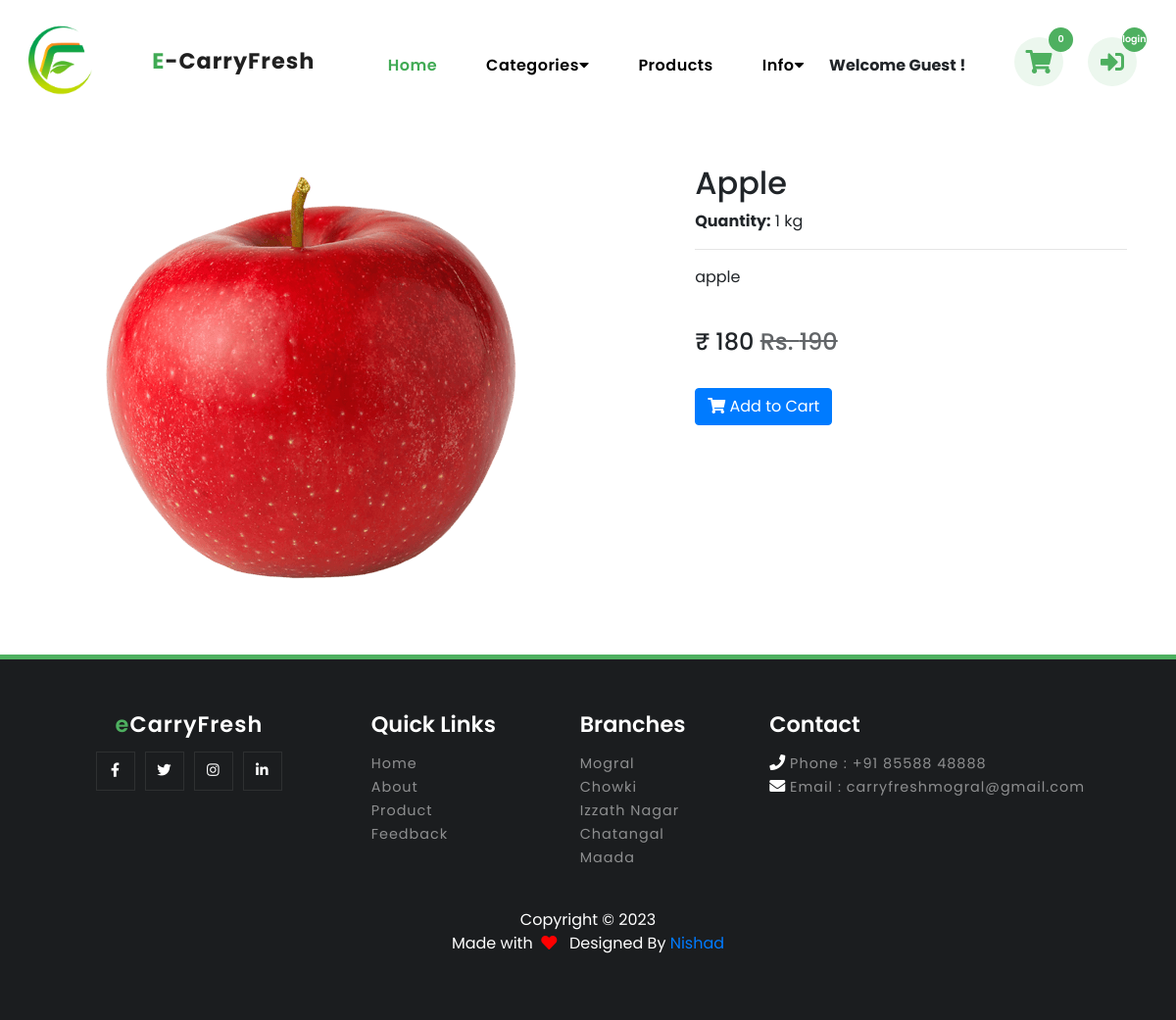
The page /all_products/fruits-vegetables/apple/ on the database its author committed.
### app/models/product.py (models this page shows, shortened)
class Product(models.Model):
    UNIT_CHOICES = (
        ('kg', 'Kilograms'),
        ('nos', 'Numbers'),
    )
    product_name = models.CharField(max_length=200, unique=True)
    slug = models.SlugField(max_length=200, unique=True)
    description = models.TextField(max_length=500, unique=True)
    price = models.IntegerField()
    images = models.ImageField(upload_to="photos/products")
    stock = models.IntegerField()
    is_available = models.BooleanField(default=True)
    unit = models.CharField(max_length=3, choices=UNIT_CHOICES, default='kg')
    category = models.ForeignKey(Category, on_delete=models.CASCADE)
    created_date = models.DateTimeField(auto_now_add=True)
    modified_date = models.DateTimeField(auto_now=True)

### app/views.py (the view)
# urls.py: path('all_products/<slug:category_slug>/<slug:product_slug>/', views.product_details, name='product_details'),
def product_details(request,category_slug,product_slug):
    try:
        single_product=Product.objects.get(category__slug=category_slug,slug=product_slug)
        in_cart=CartItem.objects.filter(cart__cart_id=_cart_id(request),product=single_product).exists()
    except Exception as e:
        raise e
    context={
        'single_product':single_product,
        'in_cart':in_cart,
    }
    return render(request,'app/product_details.html',context)

### app/context_processors.py (called while the page is built)
def menu_links(request):
    links=Category.objects.all()
    return dict(links=links)

### app/models/category.py (called while the page is built)
    def get_url(self):
        return reverse('app:product_by_category',args=[self.slug])

### carts/context_processors.py (called while the page is built)
def counter(request):
    cart_count = 0
    if 'admin' not in request.path:
        try:
            if request.user.is_authenticated:
                cart_items = CartItem.objects.filter(user=request.user)
            else:
                cart = Cart.objects.filter(cart_id=_cart_id(request)).first()
                if cart:
                    cart_items = CartItem.objects.filter(cart=cart)
                else:
                    cart_items = []
            for cart_item in cart_items:
                cart_count += cart_item.quantity
        except Cart.DoesNotExist:
            cart_count = 0
    return {'cart_count': cart_count}

### carts/views.py (called while the page is built)
def _cart_id(request):
    cart = request.session.session_key
    if not cart:
        cart = request.session.create()
    return cart

### app/templates/app/product_details.html (shortened to what this page needs)
{% extends "app/base.html" %}
{% load static %}
{% block content %}
<head>
    <link rel="stylesheet" href="https://maxcdn.bootstrapcdn.com/bootstrap/4.4.1/css/bootstrap.min.css">
</head>
<div class="container my-5 white-bg">
    <div class="row">
        <div class="col-sm-6 text-center align-self-center">
            <img src="{{single_product.images.url }}" alt="" class="img-fluid img-thumbnail">
        </div>
        <div class="col-sm-5 offset-sm-1">
            <h2>{{single_product.product_name}}</h2>
            <p><strong>Quantity:</strong> 1 {{single_product.unit}}</p>
            <hr>
            <p>{{single_product.description}}</p> <br>
            <h4>₹ {{single_product.price}} <span style="text-decoration: line-through; opacity: 0.7;">Rs. {{single_product.price|add:10}}</span></h4> <br>
            {% if single_product.stock == 0 %}
                <h5 style="color: red;">Out of Stock</h5>
            {% else %}
                {% if in_cart %}
                <a href="" class="btn btn-success">
                    <i class="fas fa-check"></i> Added to Cart</a>
                    <a href="{% url "cart" %}" class="btn btn-outline-primary">
                        <i class="fas fa-eye"></i> View Cart</a>
                {% else %}
                    <a href="{% url 'add_cart' single_product.id %}" class="btn btn-primary">
                            <i class="fas fa-shopping-cart"></i> Add to Cart
                    </a>
                {% endif %}
            {% endif %}
        </div>
    </div>
</div>
{% endblock %}

### app/static/css/style.css (style rules this page uses)
* { font-family: poppins; margin: 0px; padding: 0px; box-sizing: border-box; scroll-behavior: smooth; }
a { text-decoration: none!important; }
body { margin: 0px; padding: 0px; font-family: poppins; background-image: url(bg\ 2.png); background-repeat: no-repeat; background-attachment:fixed ; background-size: 100% 100%; }

### app/templates/app/product_details.html (style rules this page uses)
.white-bg { background-color: white; padding: 20px; border-radius: 10px; }
.white-bg img { border: none; }

### rows shown on the page
Product: images (picture), product_name "Apple", unit "kg", description "apple", price "180", price|add "190"

### other values the page prints
{{ cart_count }} "0"
